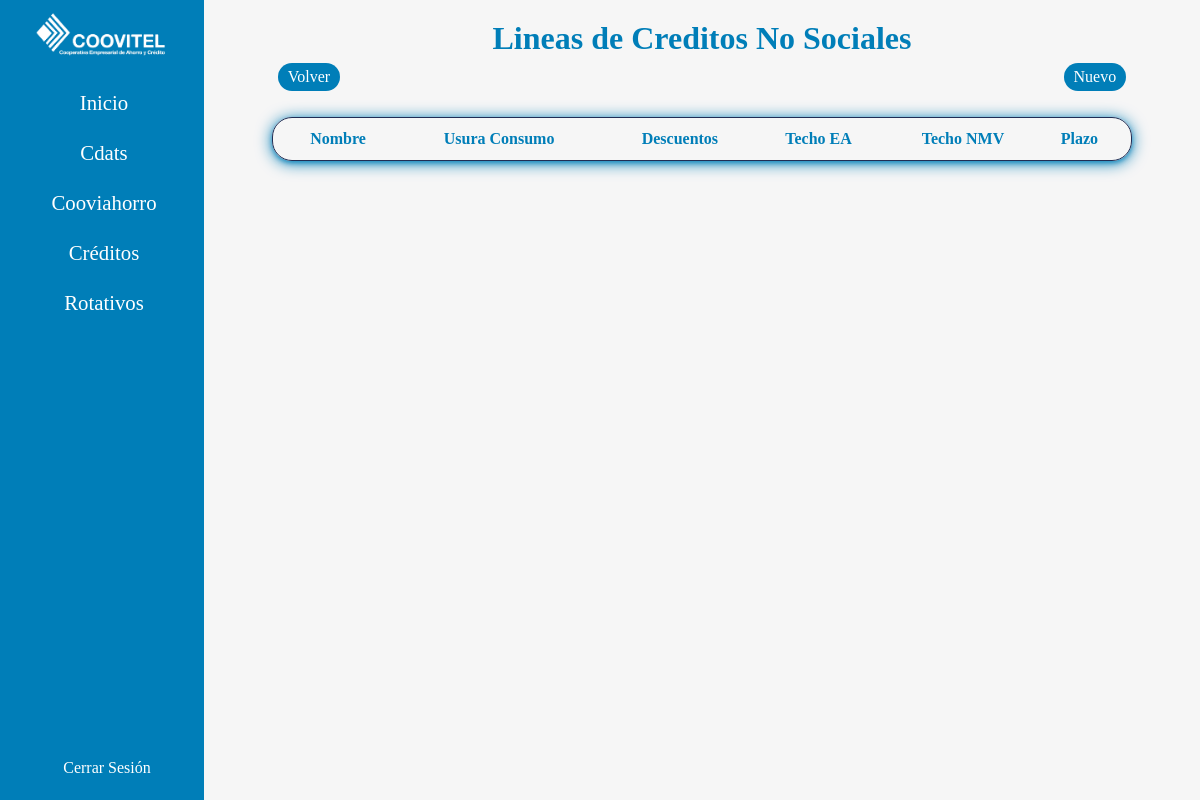
The page /nosociales/ (signed in) on the database as committed earlier.
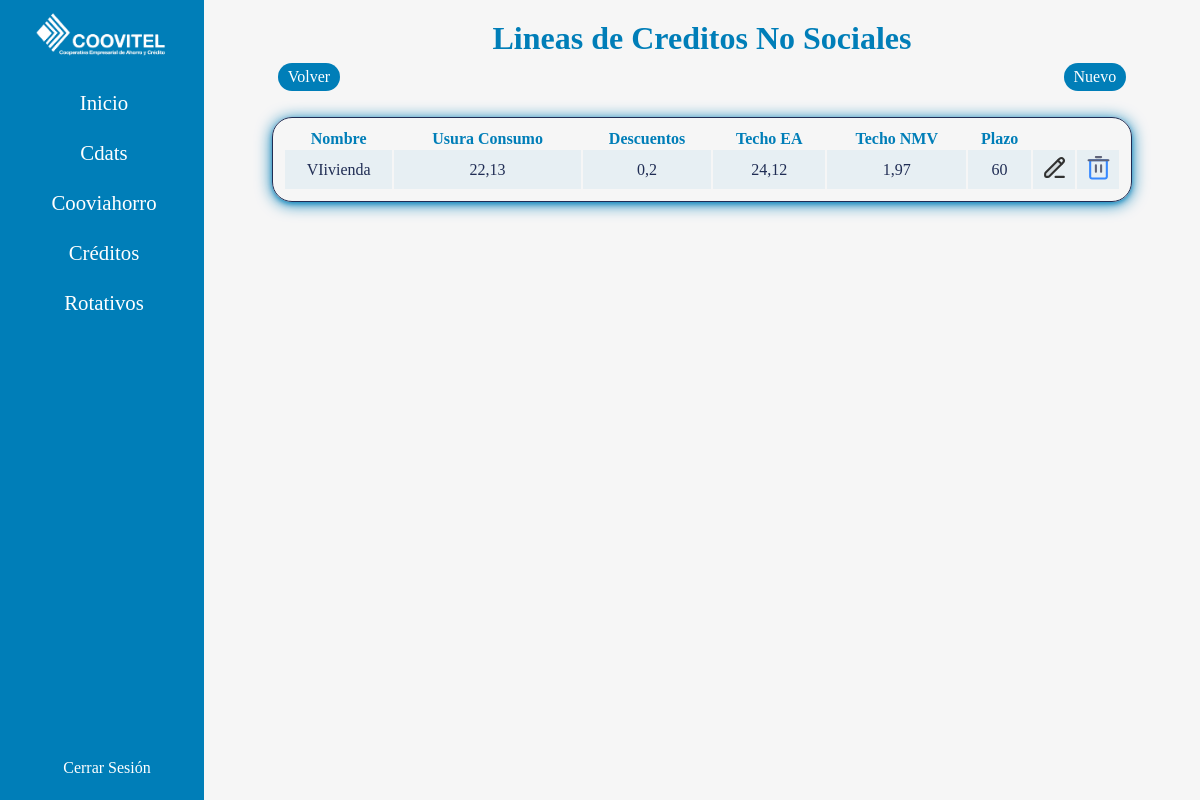
The same page on the database as committed later.
### credito/models.py (models this page shows, shortened)
class NoSociales(models.Model):
    name = models.CharField(max_length=200)
    usura = models.FloatField()
    descuentos = models.FloatField()
    techoEA = models.FloatField()
    techoNMV = models.FloatField()
    plazo = models.IntegerField()

### credito/views.py (the view)
# urls.py: path("nosociales/", views.noSociales, name="nosociales"),
@login_required
def noSociales(request):
    nosociales = NoSociales.objects.all()
    return render(request, 'creditos/noSociales/noSociales.html', {'nosociales': nosociales})

### controls/templates/creditos/noSociales/noSociales.html (shortened to what this page needs)
{% extends 'base.html' %}
{% load humanize %}
{% block content %}
    <div class="types">
        <h1 class="title-type">Lineas de Creditos No Sociales</h1>
        <div class="buttons">
            <a class="bts" href="{% url 'admin' %}">Volver</a>
            <a class="bts" href="{% url 'createnosociales' %}">Nuevo</a>
        </div>
        <table>
            <tr>
                <th>Nombre</th>
                <th>Usura Consumo</th>
                <th>Descuentos</th>
                <th>Techo EA</th>
                <th>Techo NMV</th>
                <th>Plazo</th>
                <th></th>
                <th></th>
            </tr>
            {% for registro in nosociales%}
                <tr>
                    <td>{{registro.name}}</td>
                    <td>{{registro.usura}}</td>
                    <td>{{registro.descuentos}}</td>
                    <td>{{registro.techoEA}}</td>
                    <td>{{registro.techoNMV}}</td>
                    <td>{{registro.plazo}}</td>
                    <td class="tb">
                        <a href="{% url 'updatenosociales' registro.id%}">
                        </a>
                    </td>
                    <td class="tb">
                        <a onclick="return confirm('Esta seguro de eliminar esta Linea No Social?')" href="{% url 'deletenosociales' registro.id %}">
                        </a>
                    </td>
                </tr>
            {% endfor %}
        </table>
    </div>
{% endblock %}

Rows that differ between the two databases and show on the page:
added NoSociales: name "VIivienda", usura "22,13", descuentos "0,2", techoEA "24,12", techoNMV "1,97", plazo "60"
